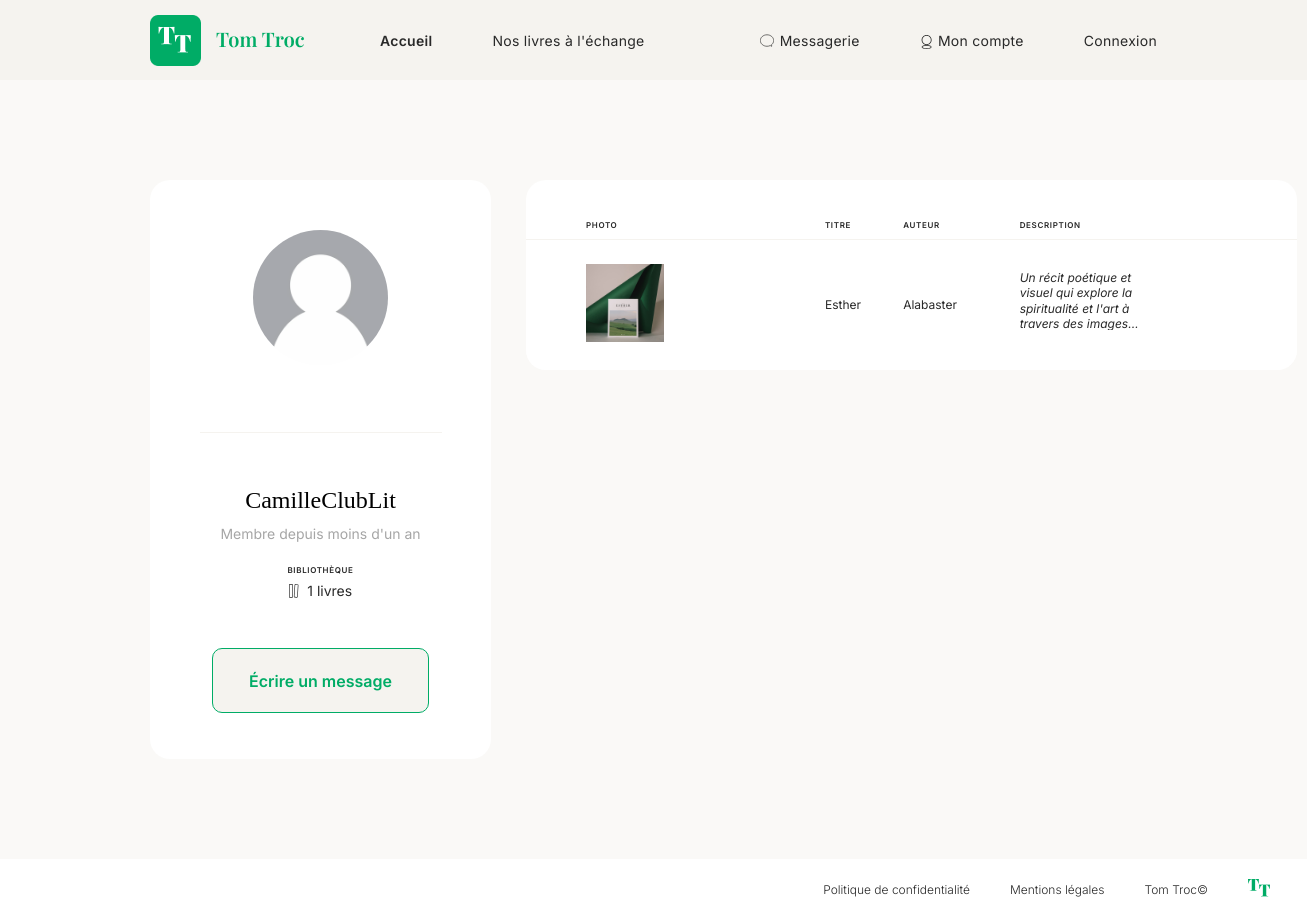
Page /user/publicAccount/4 on the earlier database version.
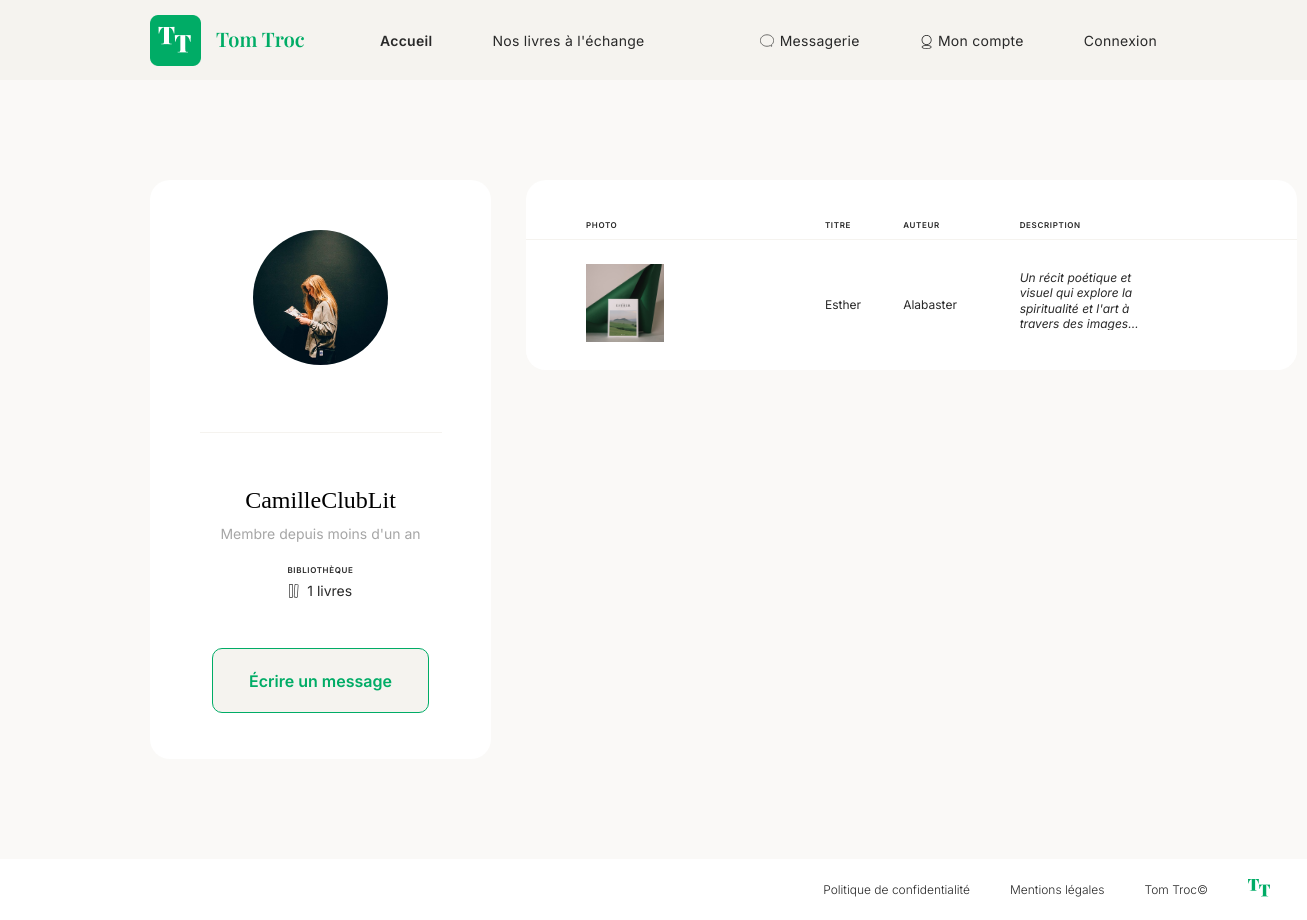
Same page on the later database version.
### tables this page shows
CREATE TABLE `users` (
  `id` int(10) UNSIGNED NOT NULL,
  `pseudo` varchar(50) NOT NULL,
  `email` varchar(100) NOT NULL,
  `avatar` varchar(255) DEFAULT NULL,
  `password` varchar(255) NOT NULL,
  `created_at` datetime NOT NULL DEFAULT current_timestamp(),
  `updated_at` datetime DEFAULT NULL ON UPDATE current_timestamp()
);

CREATE TABLE `books` (
  `id` int(10) UNSIGNED NOT NULL,
  `user_id` int(10) UNSIGNED NOT NULL,
  `title` varchar(150) NOT NULL,
  `author` varchar(100) DEFAULT NULL,
  `description` text DEFAULT NULL,
  `image` varchar(255) DEFAULT NULL,
  `status` tinyint(4) NOT NULL DEFAULT 1,
  `created_at` datetime NOT NULL DEFAULT current_timestamp(),
  `updated_at` datetime DEFAULT NULL ON UPDATE current_timestamp()
);

### Autoload.php (called while the page is built, shortened)
<?php
class Autoload
{
    public static function load(string $className): void
    {
        $baseDir = __DIR__ . '/';
        $directories = [
            'controllers/',
            'models/',
            'core/',
            'services/',
            '/'
        ];
        foreach ($directories as $directory) {
            $file = $baseDir . $directory . $className . '.php';
            if (file_exists($file)) {
                return;
            }
        }
    }
}

### core/Database.php (called while the page is built, shortened)
<?php
class Database {
    private static $instance;
    private $connection;
    private function __construct($host, $username, $password, $database) {
        try {
            $this->connection = new PDO("mysql:host=$host;dbname=$database", $username, $password);
            $this->connection->setAttribute(PDO::ATTR_ERRMODE, PDO::ERRMODE_EXCEPTION);
        } catch (PDOException $e) {
            die("Database connection failed: " . $e->getMessage());
        }
    }
    public static function getInstance() {
        if (!self::$instance) {
            self::$instance = new Database(DB_HOST, DB_USERNAME, DB_PASSWORD, DB_NAME);
        }
        return self::$instance;
    }
    public function getConnection() {
        return $this->connection;
    }
}

### controllers/AbstractController.php (called while the page is built, shortened)
<?php
abstract class AbstractController {
    protected function render(string $viewPath, array $data = []): void {
        extract($data);
        require_once $viewPath;
    }
}

### controllers/UserController.php (called while the page is built, shortened)
<?php
class UserController extends AbstractController
{
    private $userManager;
    public function __construct()
    {
        $this->userManager = new UserManager();
    }
    public function publicAccount($id = null)
    {
        $user = $this->userManager->getUserById((int)$id);
        $bookManager = new BookManager();
        $bookCount = $bookManager->countBooksByUser($id);
        $userBooks = $bookManager->getBooksByUserId($id);
        $createdAt = new DateTime($user->getCreatedAt());
        $now = new DateTime();
        $interval = $createdAt->diff($now);
        $memberSince = $interval->y > 0
            ? "Membre depuis {$interval->y} an" . ($interval->y > 1 ? "s" : "")
            : "Membre depuis moins d'un an";
        $this->render('views/users/publicAccount.php', [
            'user' => $user,
            'bookCount' => $bookCount,
            'userBooks' => $userBooks,
            'memberSince' => $memberSince
        ]);
    }
}

### index.php (called while the page is built, shortened)
<?php
require_once 'Autoload.php';
$router = new Router();
$router->routeRequest();

### models/AbstractManager.php (called while the page is built, shortened)
<?php
abstract class AbstractManager {
    public function __construct() {
        $this->db = Database::getInstance();
    }
}

### models/UserManager.php (called while the page is built, shortened)
<?php
class UserManager extends AbstractManager {
    public function getUserById(int $id): ?User {
        $query = "SELECT * FROM users WHERE id = :id";
        $stmt = $this->db->getConnection()->prepare($query);
        $stmt->bindParam(':id', $id, PDO::PARAM_INT);
        $stmt->execute();
        $data = $stmt->fetch(PDO::FETCH_ASSOC);
        if ($data) {
            return new User(
                $data['id'],
                $data['pseudo'],
                $data['email'],
                $data['password'],
                $data['avatar'],
                $data['created_at'],
                $data['updated_at']
            );
        }
        return null;
    }
}

### models/User.php (called while the page is built, shortened)
<?php
class User {
    private $pseudo;
    private $avatar;
    private $createdAt;
    public function __construct(
        $id,
        $pseudo,
        $email,
        $password,
        $avatar,
        $createdAt,
        $updatedAt
    ) {
        $this->pseudo = $pseudo;
        $this->avatar = $avatar ?: 'user.png';
        $this->createdAt = $createdAt;
    }
    public function getPseudo(): string { return $this->pseudo; }
    public function getAvatar(): string { return $this->avatar; }
    public function getCreatedAt(): string { return $this->createdAt; }
}

### models/BookManager.php (called while the page is built, shortened)
<?php
class BookManager extends AbstractManager
{
    public function countBooksByUser($userId): int
    {
        $dbConnection = $this->db->getConnection();
        $query = "SELECT COUNT(*) AS total
                  FROM books
                  WHERE user_id = :userId";
        $req = $dbConnection->prepare($query);
        $req->execute([':userId' => $userId]);
        $data = $req->fetch(PDO::FETCH_ASSOC);
        return $data ? (int)$data['total'] : 0;
    }
    public function getBooksByUserId($userId): array
    {
        $dbConnection = $this->db->getConnection();
        $query = "SELECT books.*, users.pseudo, users.avatar
                  FROM books
                  JOIN users ON books.user_id = users.id
                  WHERE books.user_id = :userId
                  ORDER BY books.id DESC";
        $req = $dbConnection->prepare($query);
        $req->execute([':userId' => $userId]);
        $results = $req->fetchAll(PDO::FETCH_ASSOC);
        $bookDTOs = [];
        foreach ($results as $data) {
            $book = new Book(
                $data['id'],
                $data['title'],
                $data['author'],
                $data['description'],
                $data['image'],
                $data['user_id'],
                $data['created_at'],
                $data['updated_at'],
                $data['status']
            );
            $bookDTOs[] = new BookWithOwnerDTO($book, $data['pseudo'], $data['avatar']);
        }
        return $bookDTOs;
    }
}

### models/BookWithOwnerDTO.php (called while the page is built, shortened)
<?php
class BookWithOwnerDTO
{
    private Book $book;
    public function __construct(Book $book, string $ownerPseudo, string $ownerAvatar)
    {
        $this->book = $book;
    }
    public function getTitle(): string { return $this->book->getTitle(); }
    public function getAuthor(): string { return $this->book->getAuthor(); }
    public function getDescription(): string { return $this->book->getDescription(); }
    public function getImage(): string { return $this->book->getImage(); }
}

### models/Book.php (called while the page is built, shortened)
<?php
class Book {
    private $title;
    private $author;
    private $description;
    private $image;
    public function __construct($id, $title, $author, $description, $image, $userId, $createdAt, $updatedAt, $status) {
        $this->title = $title;
        $this->author = $author;
        $this->description = $description;
        $this->image = $image;
    }
    public function getTitle(): string { return $this->title; }
    public function getAuthor(): string { return $this->author; }
    public function getDescription(): string { return $this->description; }
    public function getImage(): string { return $this->image ?: 'default-book.jpg'; }
}

### views/users/publicAccount.php (the view, shortened to what this page needs)
<section class="account-section">
    <div class="account-container">
        <div class="public-account-box">
            <div class="public-account-left">
                <div class="avatar-block">
                    <div class="avatar-wrapper">
                        <img src="<?= ROOT ?>/public/img/avatar/<?= htmlspecialchars($user->getAvatar() ?? 'user.png') ?>" alt="Photo de profil">
                    </div>
                </div>
                <div class="account-separator-line"></div>
                <div class="identity-block">
                    <p class="pseudo"><?= htmlspecialchars($user->getPseudo()) ?></p>
                    <p class="member-since"><?= $memberSince ?></p>
                    <div class="library-block">
                        <p class="library-label">BIBLIOTHÈQUE</p>
                        <div class="library-info">
                            <img src="<?= ROOT ?>/public/img/livres.svg" alt="" class="library-icon" aria-hidden="true">
                            <p class="library-count"><?= $bookCount ?> livres</p>
                        </div>
                    </div>
                </div>
                <?php if ($_SESSION['user']['id'] ?? null): ?>
                    <?php if ($_SESSION['user']['id'] !== (int)$user->getId()): ?>
                        <a href="<?= ROOT ?>/message/conversation/<?= (int)$user->getId() ?>" class="btn-message">
                            Écrire un message
                        </a>
                    <?php endif; ?>
                <?php else: ?>
                    <a href="<?= ROOT ?>/user/login" class="btn-message">
                        Écrire un message
                    </a>
                <?php endif; ?>
            </div>
            <div class="public-table-container">
                <table class="book-table">
                    <thead>
                        <tr>
                            <th scope="col">PHOTO</th>
                            <th scope="col">TITRE</th>
                            <th scope="col">AUTEUR</th>
                            <th scope="col">DESCRIPTION</th>
                        </tr>
                    </thead>
                    <tbody>
                        <?php if (!empty($userBooks)): ?>
                            <?php foreach ($userBooks as $index => $book): ?>
                                <tr <?= ($index === count($userBooks) - 1) ? 'class="last-row"' : '' ?>>
                                    <td><img src="<?= ROOT ?>/public/img/cover/<?= htmlspecialchars($book->getImage() ?? 'default-book.jpg') ?>" alt="<?= htmlspecialchars($book->getTitle()) ?>"></td>
                                    <td><?= htmlspecialchars($book->getTitle()) ?></td>
                                    <td><?= htmlspecialchars($book->getAuthor()) ?></td>
                                    <td class="description">
                                        <?= htmlspecialchars($book->getDescription()) ?>
                                    </td>
                                </tr>
                            <?php endforeach; ?>
                        <?php endif; ?>
                    </tbody>
                </table>
            </div>
        </div>
    </div>
</section>
<?php
$content = ob_get_clean();
include('views/includes/template.php');

### core/Router.php (shortened to what this page needs)
<?php
class Router
{
    public function routeRequest()
    {
        $url = isset($_GET['url']) ? $_GET['url'] : '/';
        $urlParts = explode('/', trim($url, '/'));
        $controllerName = (!empty($urlParts[0]) ? ucfirst($urlParts[0]) . 'Controller' : 'HomeController');
        $action = (!empty($urlParts[1]) ? $urlParts[1] : 'index');
        $controllerFile = 'controllers/' . $controllerName . '.php';
        if (file_exists($controllerFile)) {
            if (class_exists($controllerName)) {
                $controller = new $controllerName();
                if (method_exists($controller, $action)) {
                    $params = array_slice($urlParts, 2);
                    $reflectionMethod = new ReflectionMethod($controller, $action);
                    $methodParams = $reflectionMethod->getParameters();
                    if (count($methodParams) > 0) {
                        if (count($params) >= count($methodParams)) {
                            call_user_func_array([$controller, $action], $params);
                        } else {
                            Utils::show404();
                        }
                    } else {
                        $controller->$action();
                    }
                } else {
                    Utils::show404();
                }
            } else {
                Utils::show404();
            }
        } else {
            Utils::show404();
        }
    }
}

### views/includes/head.php (shortened to what this page needs)
<!DOCTYPE html>
<html lang="fr">
<head>
    <link href="<?= ROOT ?>/public/css/style.css" rel="stylesheet">
</head>

### views/includes/header.php (shortened to what this page needs)
<?php
$conversationsCount = $conversationsCount ?? 0;
?>
 <body>
     <header>
         <div class="header-container">
             <div class="header-left">
                 <div class="logo">
                     <img src="<?= ROOT ?>/public/img/logo.png" alt="Logo Tom Troc">
                 </div>
                <nav class="nav-left" aria-label="Main navigation">
                    <a href="<?= ROOT ?>" class="active" aria-current="page">Accueil</a>
                    <a href="<?= ROOT ?>/book/availableBooks">Nos livres à l'échange</a>
                </nav>
             </div>
             <nav class="nav-right" aria-label="Secondary navigation">
                <a href="<?= ROOT ?>/message" class="nav-link account-link" aria-label="Messagerie<?php echo (isset($_SESSION['user']) && $conversationsCount > 0) ? ', ' . $conversationsCount . ' message' . ($conversationsCount > 1 ? 's' : '') . ' non lu' . ($conversationsCount > 1 ? 's' : '') : ''; ?>">
                    <img src="<?= ROOT ?>/public/img/messagerie.svg" alt="" class="nav-icon" aria-hidden="true">
                    Messagerie
                 </a>
                <a href="<?= ROOT ?>/user" class="nav-link">
                    <img src="<?= ROOT ?>/public/img/compte.svg" alt="" class="nav-icon" aria-hidden="true">
                    Mon compte
                </a>
                 <?php if (isset($_SESSION['user'])): ?>
                     <a href="<?= ROOT ?>/user/logout" class="nav-link deconnexion">Déconnexion</a>
                 <?php else: ?>
                     <a href="<?= ROOT ?>/user/login" class="nav-link connexion">Connexion</a>
                 <?php endif; ?>
             </nav>
         </div>
     </header>
     <main>

### views/includes/template.php
<?php include('views/includes/head.php'); ?>
<?php include('views/includes/header.php'); ?>
<?= $content ?>
<?php include('views/includes/footer.php'); ?>

### views/includes/footer.php
        </main>
    <footer>
        <div class="footer-container">
            <nav aria-label="Liens légaux et informations">
                <ul>
                    <li>Politique de confidentialité</li>
                    <li>Mentions légales</li>
                    <li>Tom Troc©</li>
                    <li><img src="<?=ROOT?>/public/img/logo_small.png" alt="" aria-hidden="true"></li>
                </ul>
            </nav>
        </div>
    </footer>
</body>
</html>

Differences in the rows shown:
changed users "CamilleClubLit": avatar: picture added in place of a placeholder
